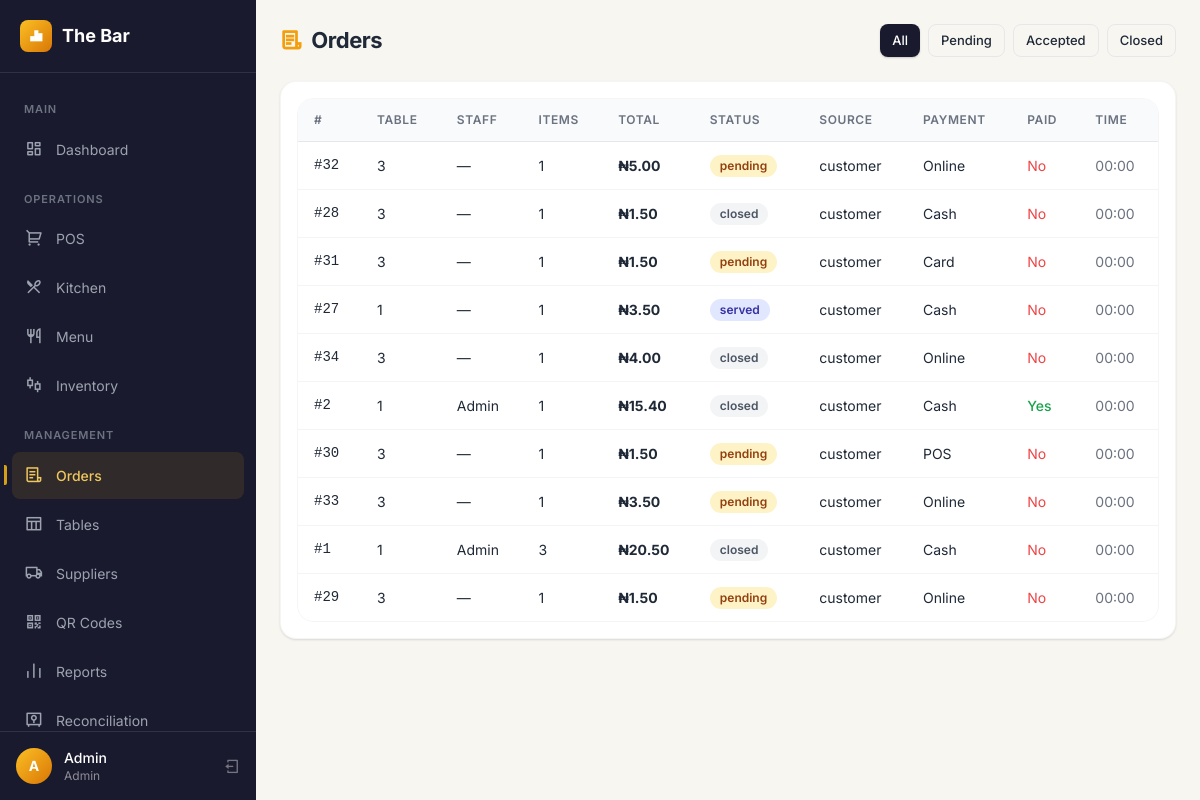
The app's page /pages/orders.php (signed in) with its own data.
### tables this page shows
CREATE TABLE IF NOT EXISTS bar_orders (
    id INT UNSIGNED AUTO_INCREMENT PRIMARY KEY,
    table_id INT UNSIGNED NOT NULL,
    user_id INT UNSIGNED DEFAULT NULL,
    status ENUM('pending','accepted','ready','served','closed') NOT NULL DEFAULT 'pending',
    source ENUM('staff','customer') NOT NULL DEFAULT 'staff',
    customer_session VARCHAR(64) DEFAULT NULL,
    payment_method ENUM('cash','pos','card','online') NOT NULL DEFAULT 'cash',
    total DECIMAL(10,2) NOT NULL DEFAULT 0.00,
    paid TINYINT(1) NOT NULL DEFAULT 0,
    created_at TIMESTAMP DEFAULT CURRENT_TIMESTAMP,
    closed_at TIMESTAMP NULL DEFAULT NULL,
    served_at TIMESTAMP NULL DEFAULT NULL,
    FOREIGN KEY (table_id) REFERENCES bar_tables(id),
    FOREIGN KEY (user_id) REFERENCES bar_users(id)
);

CREATE TABLE IF NOT EXISTS bar_tables (
    id INT UNSIGNED AUTO_INCREMENT PRIMARY KEY,
    number INT NOT NULL UNIQUE,
    capacity INT NOT NULL DEFAULT 2,
    status ENUM('free','occupied','reserved') NOT NULL DEFAULT 'free',
    qr_token VARCHAR(36) NOT NULL UNIQUE,
    active TINYINT(1) NOT NULL DEFAULT 1
);

CREATE TABLE IF NOT EXISTS bar_users (
    id INT UNSIGNED AUTO_INCREMENT PRIMARY KEY,
    name VARCHAR(100) NOT NULL,
    email VARCHAR(100) NOT NULL UNIQUE,
    password VARCHAR(255) NOT NULL,
    role_id INT UNSIGNED NOT NULL,
    active TINYINT(1) NOT NULL DEFAULT 1,
    created_at TIMESTAMP DEFAULT CURRENT_TIMESTAMP,
    FOREIGN KEY (role_id) REFERENCES bar_roles(id)
);

### includes/db.php (called while the page is built, shortened)
<?php
function db(): PDO {
    static $pdo = null;
    if ($pdo === null) {
        $config = require __DIR__ . '/../config/database.php';
        try {
            $dsn = "mysql:host={$config['host']};dbname={$config['dbname']};charset={$config['charset']}";
            $pdo = new PDO($dsn, $config['username'], $config['password'], [
                PDO::ATTR_ERRMODE            => PDO::ERRMODE_EXCEPTION,
                PDO::ATTR_DEFAULT_FETCH_MODE => PDO::FETCH_ASSOC,
                PDO::ATTR_EMULATE_PREPARES   => false,
            ]);
        } catch (PDOException $e) {
            die('Database connection failed: ' . $e->getMessage());
        }
    }
    return $pdo;
}

### includes/functions.php (called while the page is built, shortened)
<?php
require_once __DIR__ . '/db.php';
function e($value): string {
    return htmlspecialchars((string)$value, ENT_QUOTES, 'UTF-8');
}
function money($amount): string {
    return '₦' . number_format((float)$amount, 2);
}
function paymentMethodLabel(?string $method): string {
    $labels = [
        'cash' => 'Cash',
        'pos' => 'POS',
        'card' => 'Card',
        'online' => 'Online',
    ];
    $key = $method ?: 'cash';
    return isset($labels[$key]) ? $labels[$key] : 'Cash';
}

### pages/orders.php (the view, shortened to what this page needs)
<?php
require_once __DIR__ . '/../includes/functions.php';
if (!defined('BAR_HEADER_LOADED')) { $_standalone = true; require __DIR__ . '/../includes/header.php'; } else { $_standalone = false; }
$statusFilter = $_GET['status'] ?? '';
$page    = max(1, (int)($_GET['page'] ?? 1));
$perPage = 50;
$offset  = ($page - 1) * $perPage;
$sql = "
    SELECT o.id, o.status, o.source, o.payment_method, o.paid, o.created_at,
           o.total, o.subtotal, o.tax_amount, o.voided,
           t.number AS table_number,
           u.name   AS staff_name,
           COUNT(oi.id) AS item_count
    FROM bar_orders o
    LEFT JOIN `bar_tables` t  ON t.id  = o.table_id
    LEFT JOIN bar_users    u  ON u.id  = o.user_id
    LEFT JOIN bar_order_items oi ON oi.order_id = o.id
";
$params = [];
$sql .= " GROUP BY o.id ORDER BY o.created_at DESC LIMIT {$perPage} OFFSET {$offset}";
$stmt = db()->prepare($sql);
$stmt->execute($params);
$orders = $stmt->fetchAll();
?>
<div class="p-4 md:p-6">
    <div class="page-header">
        <h2 class="page-title"><i class="ri-file-list-3-line text-amber-500 mr-1"></i> Orders</h2>
        <div class="flex gap-2 flex-wrap">
            <a href="/bar/pages/orders.php"               class="btn btn-sm <?= !$statusFilter ? 'btn-primary' : 'btn-outline' ?>">All</a>
            <a href="/bar/pages/orders.php?status=pending"  class="btn btn-sm <?= $statusFilter === 'pending'  ? 'btn-primary' : 'btn-outline' ?>">Pending</a>
            <a href="/bar/pages/orders.php?status=accepted" class="btn btn-sm <?= $statusFilter === 'accepted' ? 'btn-primary' : 'btn-outline' ?>">Accepted</a>
            <a href="/bar/pages/orders.php?status=closed"   class="btn btn-sm <?= $statusFilter === 'closed'   ? 'btn-primary' : 'btn-outline' ?>">Closed</a>
        </div>
    </div>
    <div class="card p-0">
        <div class="p-4">
        <?php if (empty($orders)): ?>
        <div class="empty-state"><i class="ri-file-list-3-line"></i><p>No orders found.</p></div>
        <?php else: ?>
        <div class="table-wrap">
            <table>
                <thead>
                    <tr><th>#</th><th>Table</th><th>Staff</th><th>Items</th><th>Total</th><th>Status</th><th>Source</th><th>Payment</th><th>Paid</th><th>Time</th></tr>
                </thead>
                <tbody>
                    <?php foreach ($orders as $o): ?>
                    <tr class="cursor-pointer hover:bg-amber-50 transition" onclick="showOrderDetail(<?= $o['id'] ?>)" title="Click for details">
                        <td class="font-mono">
                            #<?= $o['id'] ?>
                        </td>
                        <td><?= $o['table_number'] ?></td>
                        <td><?= e($o['staff_name'] ?? '—') ?></td>
                        <td><?= (int)$o['item_count'] ?></td>
                        <td class="font-bold"><?= money($o['total']) ?></td>
                        <td><span class="badge badge-<?= e($o['status']) ?>"><?= e($o['status']) ?></span></td>
                        <td><?= e($o['source']) ?></td>
                        <td><?= e(paymentMethodLabel($o['payment_method'] ?? 'cash')) ?></td>
                        <td><?= $o['paid'] ? '<span class="text-green-600 font-medium">Yes</span>' : '<span class="text-red-500">No</span>' ?></td>
                        <td class="text-sm text-gray-500"><?= date('H:i', strtotime($o['created_at'])) ?></td>
                    </tr>
                    <?php endforeach; ?>
                </tbody>
            </table>
        </div>
        <?php endif; ?>
        </div>
    </div>
</div>
<?php if (!empty($_standalone)) require __DIR__ . '/../includes/footer.php'; ?>

### public/css/style.css (style rules this page uses)
:root { --primary: #1a1a2e; --primary-light: #16213e; --accent: #d4a017; --accent-light: #f0c75e; --accent-dark: #b8860b; --success: #059669; --danger: #dc2626; --info: #2563eb; --warn: #d97706; --surface: #ffffff; --bg: #f8f6f1; --text: #1f2937; --text-muted: #6b7280; --border: #e5e7eb; --radius: 0.75rem; --radius-lg: 1rem; --shadow-sm: 0 1px 2px rgba(0,0,0,0.05); --shadow: 0 1px 3px rgba(0,0,0,0.08), 0 1px 2px rgba(0,0,0,0.06); --shadow-md: 0 4px 6px -1px rgba(0,0,0,0.07), 0 2px 4px -1px rgba(0,0,0,0.04); --shadow-lg: 0 10px 25px -3px rgba(0,0,0,0.08), 0 4px 10px -2px rgba(0,0,0,0.04); --transition: 0.2s cubic-bezier(0.4, 0, 0.2, 1); }
body { font-family: 'Inter Variable', -apple-system, BlinkMacSystemFont, 'Segoe UI', Roboto, sans-serif; color: var(--text); background: var(--bg); -webkit-font-smoothing: antialiased; }
.btn { display: inline-flex; align-items: center; justify-content: center; gap: 0.5rem; padding: 0.5rem 1rem; border-radius: 0.5rem; border: none; cursor: pointer; font-size: 0.875rem; font-weight: 500; transition: all var(--transition); text-decoration: none; line-height: 1.4; }
.btn-primary { background: var(--primary); color: white; box-shadow: 0 1px 2px rgba(26,26,46,0.2); }
.btn-outline { background: transparent; color: var(--text); border: 1px solid var(--border); }
.btn-sm { padding: 0.375rem 0.75rem; font-size: 0.8125rem; }
.card { background: var(--surface); border-radius: var(--radius-lg); box-shadow: var(--shadow); padding: 1.5rem; border: 1px solid rgba(0,0,0,0.04); }
.table-wrap { overflow-x: auto; border-radius: var(--radius-lg); border: 1px solid rgba(0,0,0,0.04); }
table { width: 100%; border-collapse: collapse; }
thead { background: #f9fafb; }
th { text-align: left; padding: 0.75rem 1rem; font-weight: 600; color: var(--text-muted); font-size: 0.75rem; text-transform: uppercase; letter-spacing: 0.05em; border-bottom: 1px solid var(--border); }
td { padding: 0.75rem 1rem; border-bottom: 1px solid #f3f4f6; font-size: 0.875rem; }
tr:last-child td { border-bottom: none; }
tbody tr { transition: background var(--transition); }
.badge { display: inline-flex; align-items: center; padding: 0.125rem 0.625rem; border-radius: 9999px; font-size: 0.75rem; font-weight: 600; gap: 0.25rem; }
.badge-pending { background: #fef3c7; color: #92400e; }
.badge-served { background: #e0e7ff; color: #3730a3; }
.badge-closed { background: #f3f4f6; color: #4b5563; }
.page-header { display: flex; align-items: center; justify-content: space-between; margin-bottom: 1.5rem; flex-wrap: wrap; gap: 0.75rem; }
.page-title { font-size: 1.375rem; font-weight: 700; letter-spacing: -0.02em; }
.gap-2 { gap: 0.5rem; }

### records on screen
bar_orders: id "32", table.number "3", staff_name "—", item_count "1", total "₦5.00", status "pending", source "customer", payment_method "Online", paid "No", created_at "00:00"
bar_orders: id "28", table.number "3", staff_name "—", item_count "1", total "₦1.50", status "closed", source "customer", payment_method "Cash", paid "No", created_at "00:00"
bar_orders: id "31", table.number "3", staff_name "—", item_count "1", total "₦1.50", status "pending", source "customer", payment_method "Card", paid "No", created_at "00:00"
bar_orders: id "27", table.number "1", staff_name "—", item_count "1", total "₦3.50", status "served", source "customer", payment_method "Cash", paid "No", created_at "00:00"
bar_orders: id "34", table.number "3", staff_name "—", item_count "1", total "₦4.00", status "closed", source "customer", payment_method "Online", paid "No", created_at "00:00"
bar_orders: id "2", table.number "1", user.name "Admin", item_count "1", total "₦15.40", status "closed", source "customer", payment_method "Cash", paid "Yes", created_at "00:00"
bar_orders: id "30", table.number "3", staff_name "—", item_count "1", total "₦1.50", status "pending", source "customer", payment_method "POS", paid "No", created_at "00:00"
bar_orders: id "33", table.number "3", staff_name "—", item_count "1", total "₦3.50", status "pending", source "customer", payment_method "Online", paid "No", created_at "00:00"
bar_orders: id "1", table.number "1", user.name "Admin", item_count "3", total "₦20.50", status "closed", source "customer", payment_method "Cash", paid "No", created_at "00:00"
bar_orders: id "29", table.number "3", staff_name "—", item_count "1", total "₦1.50", status "pending", source "customer", payment_method "Online", paid "No", created_at "00:00"

### other values on screen
getSetting('bar_name', 'The Bar') "The Bar"
substr($_SESSION['user_name'] ?? 'U', 0, 1) "A"
$_SESSION['user_name'] "Admin"
$_SESSION['role'] "Admin"
